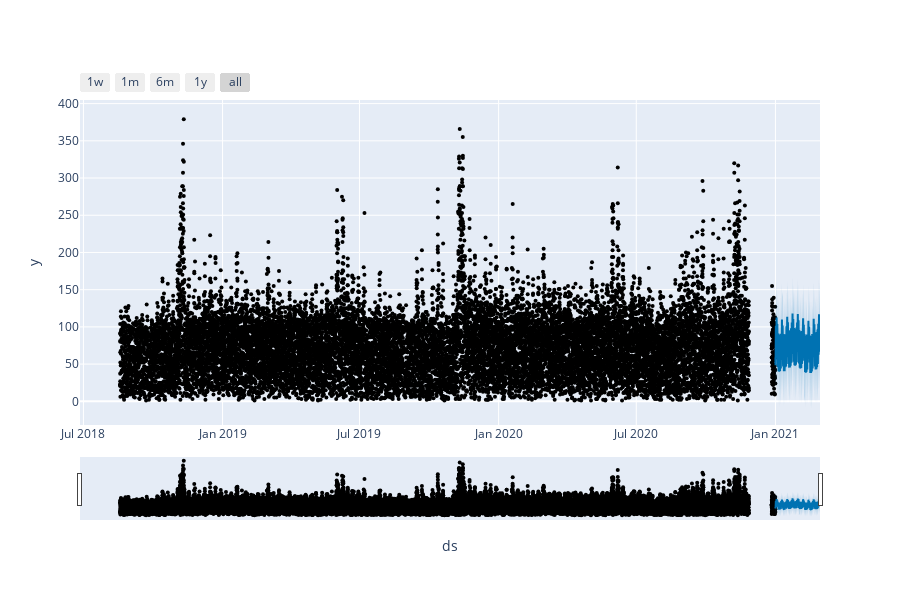

Notebook cell for this chart:
### Code cell
plot_plotly(model, forecast)

### Figure 1 — Plotly figure (JSON) as saved in the notebook; plotly's stock layout.template omitted (floating-point values rounded to 4 significant figures; data arrays with more than 128 entries replaced by an {"elided": "..."} marker saying what was removed)
{"data": [{"marker": {"color": "black", "size": 4}, "mode": "markers", "name": "Actual", "type": "scatter", "x": {"elided": "16942 str values"}, "y": {"elided": "16942 int values"}}, {"hoverinfo": "skip", "line": {"width": 0}, "mode": "lines", "type": "scatter", "x": {"elided": "1305 str values"}, "y": {"elided": "1305 float values"}}, {"fill": "tonexty", "fillcolor": "rgba(0, 114, 178, 0.2)", "line": {"color": "#0072B2", "width": 2}, "mode": "lines", "name": "Predicted", "type": "scatter", "x": {"elided": "1305 str values"}, "y": {"elided": "1305 float values"}}, {"fill": "tonexty", "fillcolor": "rgba(0, 114, 178, 0.2)", "hoverinfo": "skip", "line": {"width": 0}, "mode": "lines", "type": "scatter", "x": {"elided": "1305 str values"}, "y": {"elided": "1305 float values"}}], "layout": {"height": 600, "showlegend": false, "width": 900, "xaxis": {"rangeselector": {"buttons": [{"count": 7, "label": "1w", "step": "day", "stepmode": "backward"}, {"count": 1, "label": "1m", "step": "month", "stepmode": "backward"}, {"count": 6, "label": "6m", "step": "month", "stepmode": "backward"}, {"count": 1, "label": "1y", "step": "year", "stepmode": "backward"}, {"step": "all"}]}, "rangeslider": {"visible": true}, "title": {"text": "ds"}, "type": "date"}, "yaxis": {"title": {"text": "y"}}}}
